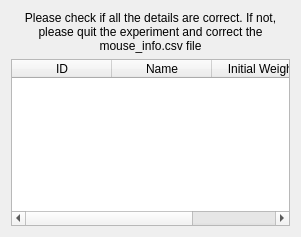
<?xml version="1.0" encoding="UTF-8"?>
<ui version="4.0">
 <class>detmouseWin</class>
 <widget class="QWidget" name="detmouseWin">
  <property name="geometry">
   <rect>
    <x>0</x>
    <y>0</y>
    <width>301</width>
    <height>237</height>
   </rect>
  </property>
  <property name="windowTitle">
   <string>Form</string>
  </property>
  <layout class="QGridLayout" name="gridLayout">
   <item row="0" column="0">
    <widget class="QLabel" name="m_name">
     <property name="lineWidth">
      <number>1</number>
     </property>
     <property name="text">
      <string>Please check if all the details are correct. If not, please quit the experiment and correct the mouse_info.csv file</string>
     </property>
     <property name="alignment">
      <set>Qt::AlignCenter</set>
     </property>
     <property name="wordWrap">
      <bool>true</bool>
     </property>
    </widget>
   </item>
   <item row="1" column="0">
    <widget class="QTableWidget" name="tableWidget">
     <column>
      <property name="text">
       <string>ID</string>
      </property>
     </column>
     <column>
      <property name="text">
       <string>Name</string>
      </property>
     </column>
     <column>
      <property name="text">
       <string>Initial Weight</string>
      </property>
     </column>
    </widget>
   </item>
  </layout>
 </widget>
 <resources/>
 <connections/>
</ui>
